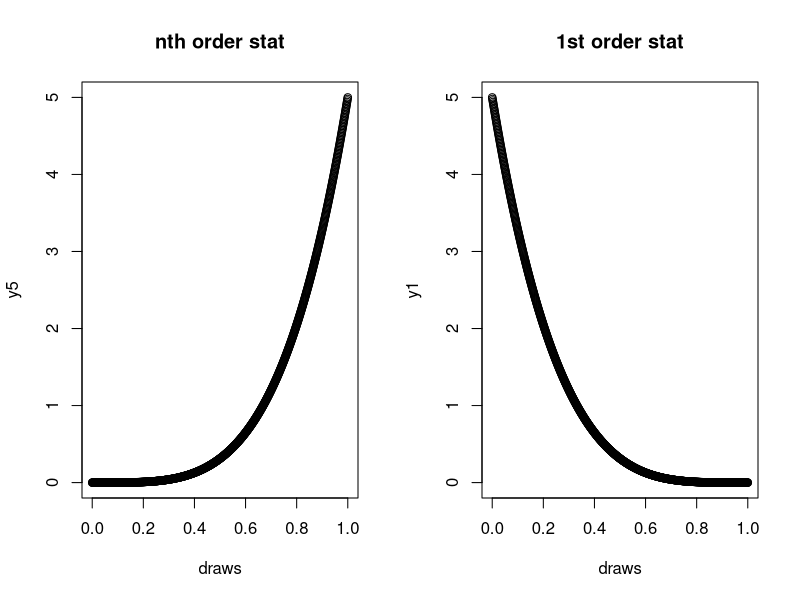

Reproduce this figure in R.
rm(list = ls())

# we have a uniform distribution U[0,1]
 
u <- runif(1000)

# for n = 5

# nth order stats pdf

draws <- seq(0,1,length.out = 1000)
y5 <- 5 * (draws^4)
y1 <- 5 * (1-draws)^4
# plots
par(mfrow = c(1,2))
plot(draws, y5, main = "nth order stat")
plot(draws, y1, main = "1st order stat")